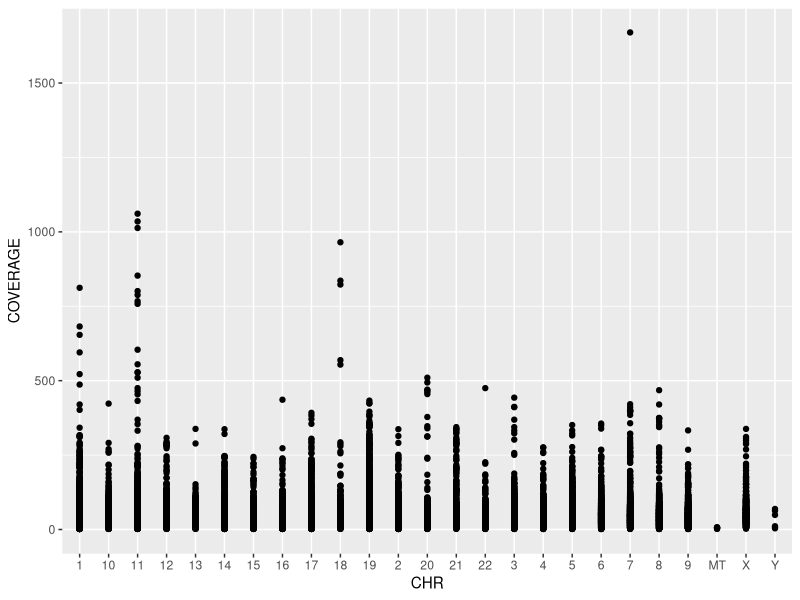

Write R code to recreate this figure.
library(tidyverse)
setwd("/home/azamhamidinekoo/Downloads/Advanced_R_Data")

read_tsv("small_file.txt",col_types = cols(Category=col_factor())) -> small
         
read_csv("Child_Variants.csv",guess_max = 10000000) -> child

child %>%
  ggplot(aes(x=CHR, y=COVERAGE))+geom_point()
